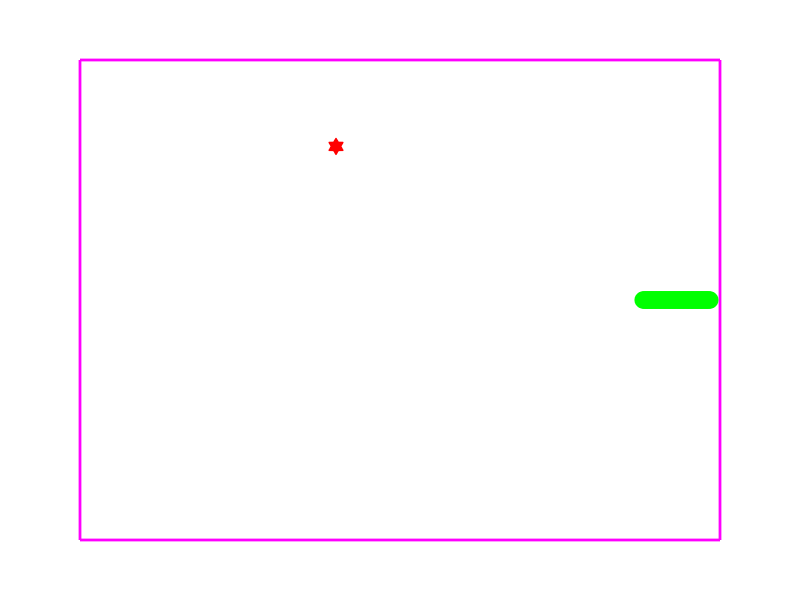

MATLAB code to generate this figure:

%************************************************
%* Name: Steven Neveadomi Date: 10/27/17 *
%* Seat/Table: 47 File: Class_SDP_Prep_App.m *
%* Instructor: Bixler 11:10 *
%************************************************

%-------MAIN SCRIPT--------
%Any code within this function is automatically executed on start up as
%this function is the name of the script file.
%this function has no parameters and is the startup for the game
function [] = snake
%close all windows, clear all variables, and clear console screen
close all;
clear all;
clc;

%this is the time between each refresh of the snake.
speed=0.003;

%if the game is currently paused, >0 is true, 0 is false.
currently = 0;

%this determines the direction of the snake UP - 1 , RIGHT - 0 , DOWN - 3 ,
%LEFT - 2
%start snake going in the right direction.
snake_direction = 0;

%this controls how much space between the snake body parts. DONT TOUCH
snake_speed = 0.1;

%creates figure, name disp
disp=figure('units','pixels','Name','Snake the Game','Color','black');
%get screensize and set it to the Position parameter 
SCREEN_DIMENSIONS = get(0,'Screensize');

%player's score, by default 0.
PLAYER_SCORE=0;

%running is a boolean variable that breaks the main loop if the game is running or
%not.
running = 1;
%width and height of window, not the actual graph.
WIDTH = 700;
HEIGHT = 700;
%width and height of the graph 0<X<100 and 0<Y<100
GRAPH_WIDTH=50;
GRAPH_HEIGHT=50;
%dimensions in pixels of the screen laid out.
PLOT_DIMENSIONS = [SCREEN_DIMENSIONS(3)/2-WIDTH/2 SCREEN_DIMENSIONS(4)/2-HEIGHT/2 WIDTH HEIGHT];
%set the figure into the center of screen with proper dimensions
set(disp,'Position',PLOT_DIMENSIONS);
%turn off Resize, toolbar, and menubar (all unnecessary).
set(disp,'Resize','off');
set(disp,'ToolBar','none');
set(disp,'MenuBar','none');
%within the figure, anytime a key is pressed, send the data of the key
%pressed to the KeyPress function created.
set(disp,'KeyPressFcn',@keyPress);


%https://www.mathworks.com/help/matlab/ref/matlab.graphics.primitive.text-properties.html
title('Snake the Game','Color','white','FontName','Cambria','FontSize',20);

%makes figure boxed in
box on;



%set axii to the graph width and height
axis([0 GRAPH_WIDTH 0 GRAPH_HEIGHT]);
axis manual;
%remove the ticks
set(gca,'YTick', [],'XTick',[]);

set(gca,'Color','black');
set(gca,'XColor',[1 0 1]);
set(gca,'YColor',[1 0 1]);
set(gca,'LineWidth',2);
set(gca,'Position',[0.1,0.1,0.8,0.8]);
hold on

%snake body stored in groups of X,Y;
%first body part is the first column, etc.
snake_body = zeros(2,10000);
snake_body = [GRAPH_WIDTH/2, GRAPH_HEIGHT/2; GRAPH_WIDTH/2-1, GRAPH_HEIGHT/2; GRAPH_WIDTH/2-2, GRAPH_HEIGHT/2;];

egg_position=[randi([1,GRAPH_WIDTH-1]),randi([1,GRAPH_HEIGHT-1])];
%initial plot of the snake body, represented by snake_actual. Green squares
%with a marker size of 10.
snake_plot=plot(snake_body(:,1),snake_body(:,2),'go','MarkerSize',12);
set(snake_plot,'MarkerFaceColor','g');

%this plots the egg initially
egg_plot=plot(egg_position(1,1),egg_position(1,2),'rh','MarkerSize',12,'MarkerFaceColor','r');

%this sets the snake to a good starting size.
growSnake(50);
setScore()

%this function turns the snake counter clock wise
%UP - 1 , RIGHT - 0 , DOWN - 3 ,LEFT - 2
function turnCCW
    %if the snake direction is 3, set to 0, as adding 1 to it would break
    %the system. Essentially this is turning it clockwise but due to the
    %nature of the direction system, this is necessary.
    if(snake_direction==3)
        snake_direction=0;
    else
        %simply just add 1, changes the direction properly (1->2, up->left)
    snake_direction=snake_direction+1;
    end
end

%this function turns the snake clock wise
%UP - 1 , RIGHT - 0 , DOWN - 3 ,LEFT - 2
function turnCW
    %must manually set 0 to 3 as subtracting 1 would not work.
    if(snake_direction==0)
        snake_direction=3;
    else
    %if it is not at 0, simply subtract 1 to change dir. properly
    %(2->1, left->up)
    snake_direction=snake_direction-1;
    end
end

%this function is embedded into the figure disp which holds the snake. any
%time the user is selected on this figure and presses a key, this function
%is triggered.
function keyPress(src, event)
    %switch statement, event.Key is the key being pressed.
    switch(event.Key)
        %if the up arrow is pressed
        case 'uparrow'
            %and the snake is going to the right
            if(snake_direction==0)
                %turn the snake upward or counter clock wise
                turnCCW;
            end
            %and the snake is going to the left
            if(snake_direction==2)
                %turn the snake downward or clock wise
                turnCW;
            end
        %if the down arrow is pressed
        case 'downarrow'
            %snake is going to the right
            if(snake_direction==0)
                %turn down or clock wise
                turnCW;
            end
            %snake is goig to the left
            if(snake_direction==2)
                %turn the snake down or counter clock wise
                turnCCW;
            end
        %if the left arrow is pressed    
        case 'leftarrow'
            %snake going up
            if(snake_direction==1)
                %turn left or counter clock wise
                turnCCW;
            end
            %snake going down
            if(snake_direction==3)
                %turn right or clock wise
                turnCW;
            end
        %if the right arrow is pressed
        case 'rightarrow'
            %if the snake is going up
            if(snake_direction==1)
                %turn to the right or clock wise
                turnCW;
            end
            %if the snake is going down
            if(snake_direction==3)
                %turn to the left or counter clock wise
                turnCCW;
            end
        case 'escape'
            running = 0;
    end
end

%draws the snake on the board by resetting the x data and the y data.
function drawSnake()
%sets all the x values of the snake body to the x data.
set(snake_plot, 'XData',snake_body(:,1));
%sets all the y values of the snake body to the y data.
set(snake_plot,'YData',snake_body(:,2));

end

%moves the snake in the proper direction.
function moveSnake()
    %set the entire body excluding the head = to the current position of
    %the head and body minus the last body length, essentially removing the
    %last body segment.
    snake_body(2:end,:)=snake_body(1:end-1,:);
    %now depending on the direction it is going, set the new head position
    %(or first body position) in the correct direction the snake is heading
    %eg if snake is going to the right( dir=0)
    if snake_direction==0
    %set the head to the current head position increased by the snake_speed
    %in the x direction (increasing the x position as it is going right)
    %snake_speed is the distance between each segment.
    snake_body(1,:)=[snake_body(1,1)+snake_speed,snake_body(1,2)];
    %if snake going up
    elseif snake_direction==1
    %set the head to the snake_speed + current y, to make it move up.
    snake_body(1,:)=[snake_body(1,1),snake_body(1,2)+snake_speed];
    %same concepts apply 
    elseif snake_direction==2
    snake_body(1,:)=[snake_body(1,1)-snake_speed,snake_body(1,2)];
    else
    snake_body(1,:)=[snake_body(1,1),snake_body(1,2)-snake_speed];
    end
    
end

%this function receives an integer parameter size which determines how many
%snake segments are added. This function works by finding the difference
%between the second to last body segment and the last segment, then uses
%this difference to find the new position of the new segment. Essentially
%this difference tells the direction of how the snake will grow.
function growSnake(size)
    %find the difference between the xy value of the 2nd to last segment of
    %the snake and the last segment of the snake. Use this difference to
    %find the position of the new snake segment. Repeat this till the for
    %loop finishes, essentially increase the snake body by value of size.
    diff=snake_body(end-1,:)-snake_body(end,:);
    
    %for i=1 till i=size,
    
    for i=1:size
    snake_body(end+1,:)=snake_body(end,:)-diff;
    end
end

%This function returns a boolean value if the snake is colliding. If the
%function returns a value of 1 if there is a collision, 0 if there isnt.
function bool=collision()
        %if the head equals 0 in the x or y or the graph boundaries, return
        % 1 for a collision.
        if(snake_body(1,1)>=GRAPH_WIDTH-0.8||snake_body(1,2)>=GRAPH_HEIGHT-0.8||snake_body(1,1)<=0.8||snake_body(1,2)<=0.8)
            bool=1;
            return;
        end
        for i=2:length(snake_body)
            if(snake_body(i,:)==snake_body(1,:))
                bool=1;
                return;
            end
        end
        bool=0;
end

%this function checks if the snake head is within 1 unit of the marker
%position, if so, grow snake and reset egg.
function collisionEgg()
    difference=egg_position-snake_body(1,:);
    if (difference(1)<1.4&&difference(1)>-1.4)&&(difference(2)<1.4&&difference(2)>-1.4)
        growSnake(40);
        PLAYER_SCORE=PLAYER_SCORE+10;
        setEgg();
    end
end

%this function gets a new egg position and updates the egg on the graph
function setEgg()
    getEggPosition();
    set(egg_plot,'XData',egg_position(1),'YData',egg_position(2));
    rgb=randomColor();
    set(egg_plot,'MarkerEdgeColor',rgb);
    set(egg_plot,'MarkerFaceColor',rgb);
    setScore();
end

%this function retrieves a random xy coordinate that is not colliding with
%the snake and within bounds, then sets that as the new egg_position.
function getEggPosition()
    noconflict=1;
    while noconflict
        temp=[randi([1,GRAPH_WIDTH-1]),randi([1,GRAPH_HEIGHT-1])];
        for i=1:length(snake_body)
            difference=snake_body(i,:)-temp;
                if(difference(1)<1.4&&difference(1)>-1.4)&&(difference(2)<1.4&&difference(2)>-1.4)
                    noconflict=0;
                end
        end
        if ~noconflict
            noconflict=1;
        else
            noconflict=0;
        end
    end
    egg_position=temp;
end

%this function updates the score at the bottom of the 
function setScore()
    xlabel(['SCORE: ',num2str(PLAYER_SCORE)],'FontSize',20,'Color','w','FontName','Cambria');
end

%this function returns a 1x3 array of random values between 0-1,
%essentially a random RGB value.
function rgb=randomColor()
    r=randi(10)/10;
    g=randi(10)/10;
    b=randi(10)/10;
    rgb=[r g b];
end
%------MAIN---------
while running

    moveSnake();
    drawSnake;
    if (collision())
        break;
    end
    collisionEgg();
    pause(speed);
end
close all
end
